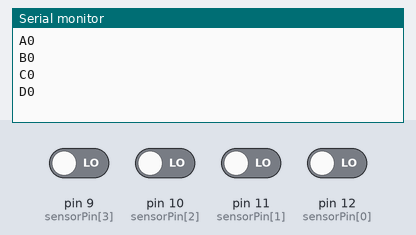
A sketch run on a simulated Arduino Uno, built with avr-gcc and run on an emulated ATmega328P. Parts: the last lines printed to the serial monitor. The inputs (shaded band) are chosen by the test bench; at power-on: pin 9 (sensorPin[3]), pin 10 (sensorPin[2]), pin 11 (sensorPin[1]), pin 12 (sensorPin[0]) LOW.

Above: at 1.2 s.
1.3 s: pin 9 (sensorPin[3]) driven HIGH
At 1.8 s:
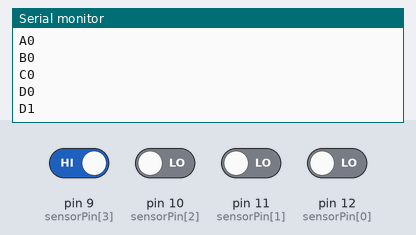
2.8 s: pin 10 (sensorPin[2]) driven HIGH
At 4.0 s:
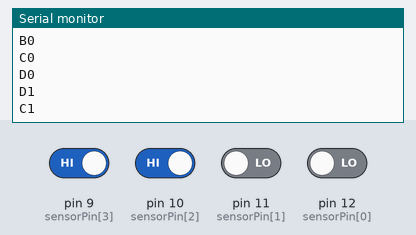
4.3 s: pin 11 (sensorPin[1]) driven HIGH
At 5.3 s:
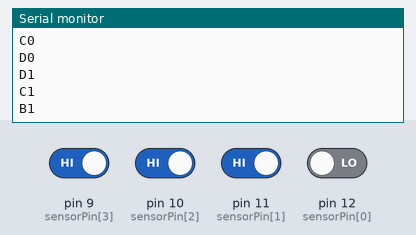
5.8 s: pin 12 (sensorPin[0]) driven HIGH
At 6.4 s:
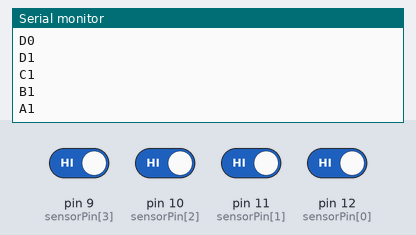

The sketch:

Arduino_v1.ino
```cpp
#define N_SENSORS 4

int sensorPin[] = {12,11,10,9};
int sensorState[] = {1,1,1,1};
char sensorName[] = {'A', 'B', 'C', 'D'};

void setup() {
  // put your setup code here, to run once:
  Serial.begin(9600);
  for(register int i = 0; i < N_SENSORS;++i)
    pinMode(sensorPin[i], INPUT);
}

void loop() {
  // put your main code here, to run repeatedly:
  for (register int i = 0; i < N_SENSORS; ++i){
    int actualState = digitalRead(sensorPin[i]);
    if (sensorState[i] != actualState){
      Serial.print(sensorName[i]);
      Serial.println(actualState);

      sensorState[i] = actualState;
    }
  }

  delay(1);
}
```

Measured:
- after the input at 1.3 s, the serial monitor: prints a new line at once (image 1)
- after the input at 2.8 s, the serial monitor: prints a new line at once (image 2)
- after the input at 4.3 s, the serial monitor: prints a new line at once (image 3)
- after the input at 5.8 s, the serial monitor: prints a new line at once (image 4)
